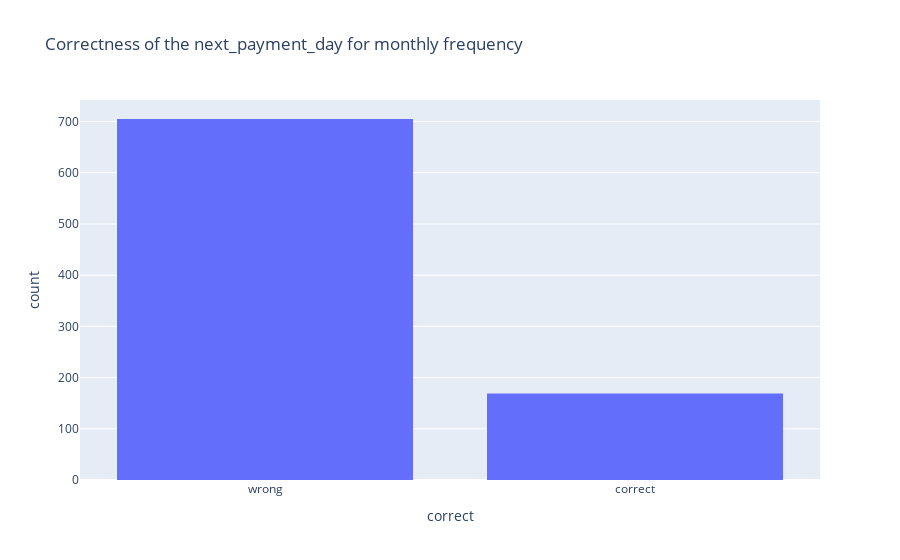
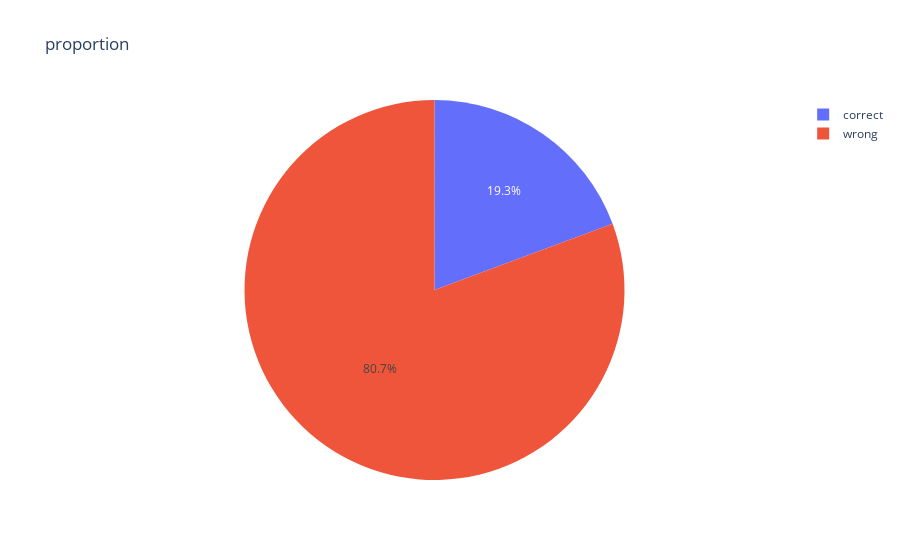

The code cell stored with these charts, in order, in its notebook:
### Markdown cell above
### biweekly

### Code cell
# comparisson_backend_table.show()



def next_payment_day_biweekly_frequency(day_column, last_event_date_column):
    current_day = spark_f.to_date(spark_f.lit(CURRENT_DAY))
    day_of_week = int_day_of_week(day_column)
    current_day_of_week = spark_f.dayofweek(current_day)

    
    ## I'm considering that the first week of the payment is the first occurence of the day
    #  after or during the last edition day of the allowance
    first_payment_day = next_day_of_week(last_event_date_column, day_of_week)

    dif_days = spark_f.date_diff(current_day, first_payment_day)  
    
    next_biweek_day = spark_f.date_add(current_day,14 - (dif_days % (7*2)))


    next_day = spark_f.when(
        first_payment_day > current_day, first_payment_day
    ).otherwise(next_biweek_day)

    return spark_f.day(next_day)


backend_table_biweekly_truth = build_backend_truth_table("biweekly", next_payment_day_biweekly_frequency)
# comparisson_backend_table.filter("truth_backend_table.frequency = 'weekly'").show()
pd_comparisson_backend = backend_table_biweekly_truth.toPandas()

histogram(
    pd_comparisson_backend,
    "correct",
    "Correctness of the next_payment_day for monthly frequency",
)

pie_chart(pd_comparisson_backend, "correct", "proportion",category_orders={"correct": ["correct", "wrong"]})

### Figure 1 — Plotly figure (JSON) as saved in the notebook; plotly's stock layout.template omitted (floating-point values rounded to 4 significant figures; data arrays with more than 128 entries replaced by an {"elided": "..."} marker saying what was removed)
{"data": [{"alignmentgroup": "True", "bingroup": "x", "hovertemplate": "correct=%{x}<br>count=%{y}<extra></extra>", "legendgroup": "", "marker": {"color": "#636efa", "pattern": {"shape": ""}}, "name": "", "offsetgroup": "", "orientation": "v", "showlegend": false, "type": "histogram", "x": {"elided": "874 str values"}, "xaxis": "x", "yaxis": "y"}], "layout": {"barmode": "relative", "legend": {"tracegroupgap": 0}, "title": {"text": "Correctness of the next_payment_day for monthly frequency"}, "xaxis": {"anchor": "y", "domain": [0, 1], "title": {"text": "correct"}}, "yaxis": {"anchor": "x", "domain": [0, 1], "title": {"text": "count"}}}}

### Figure 2 — Plotly figure (JSON) as saved in the notebook; plotly's stock layout.template omitted (floating-point values rounded to 4 significant figures)
{"data": [{"direction": "clockwise", "domain": {"x": [0, 1], "y": [0, 1]}, "hovertemplate": "correct=%{label}<br>count=%{value}<extra></extra>", "labels": ["correct", "wrong"], "legendgroup": "", "name": "", "showlegend": true, "sort": false, "type": "pie", "values": [169, 705]}], "layout": {"legend": {"tracegroupgap": 0}, "title": {"text": "proportion"}}}
